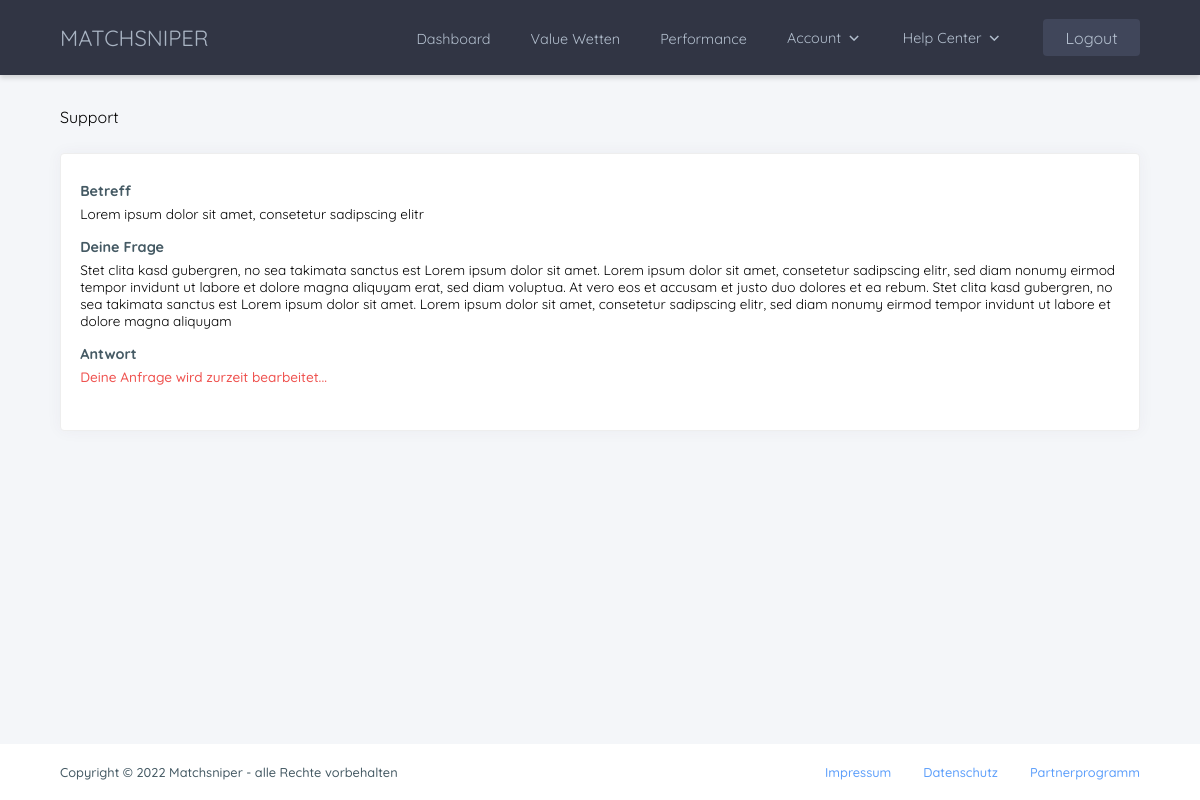
/support/6b0e2936-79aa-40cc-98ec-a75c1fe913ba/ (signed in), run on the app's committed database.
### helpcenter/models.py (models this page shows, shortened)
class Support(models.Model):
    owner = models.ForeignKey(
        Account, null=True, blank=True, on_delete=models.CASCADE)
    subject = models.CharField(max_length=200, null=False, blank=True)
    question = models.TextField(null=False, blank=True)
    answer = models.TextField(null=True, blank=True)
    answered = models.BooleanField(blank=True, default=False)
    seen = models.BooleanField(blank=True, default=False)
    created = models.DateTimeField(auto_now_add=True)
    id = models.UUIDField(default=uuid.uuid4, unique=True,
                          primary_key=True, editable=False)
    class Meta:
        ordering = ["seen", "answered", "created"]

### helpcenter/views.py (the view)
# urls.py: path('support/<str:pk>/', views.single_support, name="single_support"),
@login_required(login_url="login")
def single_support(request, pk):
    account = request.user.account
    support = Support.objects.get(owner=account, id=pk)
    if support.answered and not support.seen:
        support.seen = True
        support.save()
    context = {
        "support": support,
    }
    return render(request, "helpcenter/single_support.html", context=context)

### accounts/models.py (called while the page is built)
    @property
    def has_unseen_answers(self):
        support = self.support_set.filter(answered=True, seen=False)
        if len(support) > 0:
            has_unseen = True
        else:
            has_unseen = False
        return has_unseen

### helpcenter/templates/helpcenter/single_support.html
{% extends 'base.html' %}
{% load static %}
{% block styles %}
<link rel="stylesheet" type="text/css" media="screen" href="{% static 'css/base.css' %}"/>
<link rel="stylesheet" type="text/css" media="screen" href="{% static 'css/dashboard.css' %}"/>
<link rel="stylesheet" type="text/css" media="screen" href="{% static 'css/bookieCrud.css' %}"/>
<link rel="stylesheet" type="text/css" media="screen" href="{% static 'css/support.css' %}"/>
{% endblock styles %}
{% block content %}
<div class="mainContent">
    <div class="pageTitleSection">
        <p class="pageTitle">Support</p>
    </div>
    <div class="dashboardCard singleSupportCard">
        <p class="title">Betreff</p>
        <p class="value">{{support.subject}}</p>
        <p class="title">Deine Frage</p>
        <p class="value">{{support.question}}</p>
        <p class="title">Antwort</p>
        {% if support.answer|length > 0 %}
            <p class="value">{{support.answer}}</p>
        {% else %}
            <p class="value notAnswered">Deine Anfrage wird zurzeit bearbeitet...</p>
        {% endif %}
    </div>
</div>
{% endblock content %}

### static/css/base.css (style rules this page uses)
:root { --mainColor: #313544; --secColor: #40465a; --accentColor: #4490fa; --linkColor: #0099ff; --cardTitleColor: #455a64; --maxWidth: 1080px; --navHeight: 75px; --navGap: 3.5rem; --footerHeight: 3.5rem; }
html { scroll-behavior: smooth; }
* { margin: 0rem; font-family: Quicksand, sans-serif; font-weight: 400; }
main .mainContent { max-width: var(--maxWidth); margin: 0 auto; min-height: calc(100vh - 3rem - var(--footerHeight)); background-color: #f4f6f9; padding-bottom: 3rem; }
main .pageTitleSection { padding: calc(var(--navHeight) + 2rem) 0 0; display: flex; align-items: center; justify-content: space-between; }
@media only screen and (max-width: 1360px) { :root { --maxWidth: 90%; --navGap: 2.5rem; } }
@media only screen and (max-width: 1360px) { html { font-size: 100%; } }

### static/css/dashboard.css (style rules this page uses)
main .dashboardCard { margin: 1.6rem 0 0; background-color: #fff; padding: 1.8rem 1.2rem; border: 1px solid #eee; border-radius: 4px; box-shadow: 0px 0px 15px 0px rgb(82 63 105 / 5%); }

### static/css/support.css (style rules this page uses)
main .singleSupportCard p.title { font-size: 0.9rem; color: var(--cardTitleColor); font-weight: 700; margin-bottom: 0.3rem; }
main .singleSupportCard p.value { font-size: 0.85rem; margin-bottom: 1rem; }
main .singleSupportCard p.value.notAnswered { color: #ef5350; font-weight: 500; }

### data on the page
Support: subject "Lorem ipsum dolor sit amet, consetetur sadipscing elitr", question "Stet clita kasd gubergren, no sea takimata sanctus est Lorem ipsum dolor sit amet. Lorem ipsum dolor sit amet, consetetur sadipscing elitr, sed diam nonumy eirmod tempor invidunt ut labore et dolore magna aliquyam erat, sed diam voluptua. At vero eos et accusam et justo duo dolores et ea rebum. Stet clita kasd gubergren, no sea takimata sanctus est Lorem ipsum dolor sit amet. Lorem ipsum dolor sit amet, consetetur sadipscing elitr, sed diam nonumy eirmod tempor invidunt ut labore et dolore magna aliquyam"
